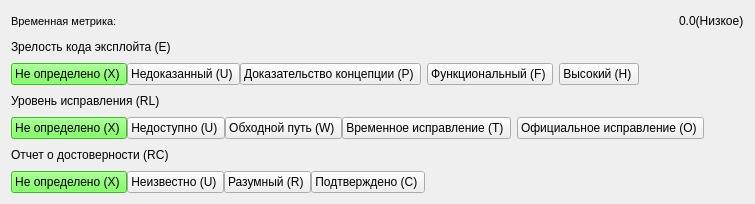
               <widget class="QWidget" name="widgetTemporalScore" native="true">
                <layout class="QVBoxLayout" name="verticalLayout_7">
                 <item>
                  <layout class="QHBoxLayout" name="horizontalLayout_54">
                   <item>
                    <widget class="QLabel" name="label_27">
                     <property name="font">
                      <font>
                       <family>MS Shell Dlg 2</family>
                       <pointsize>8</pointsize>
                       <weight>9</weight>
                       <italic>false</italic>
                       <bold>false</bold>
                      </font>
                     </property>
                     <property name="lineWidth">
                      <number>1</number>
                     </property>
                     <property name="text">
                      <string>Временная метрика:</string>
                     </property>
                     <property name="textFormat">
                      <enum>Qt::AutoText</enum>
                     </property>
                    </widget>
                   </item>
                   <item>
                    <spacer name="horizontalSpacer_29">
                     <property name="orientation">
                      <enum>Qt::Horizontal</enum>
                     </property>
                     <property name="sizeHint" stdset="0">
                      <size>
                       <width>40</width>
                       <height>20</height>
                      </size>
                     </property>
                    </spacer>
                   </item>
                   <item>
                    <widget class="QLabel" name="labelUnputTamporal">
                     <property name="text">
                      <string>0.0(Низкое)</string>
                     </property>
                    </widget>
                   </item>
                  </layout>
                 </item>
                 <item>
                  <layout class="QHBoxLayout" name="horizontalLayout_45">
                   <item>
                    <widget class="QLabel" name="label_22">
                     <property name="text">
                      <string>Зрелость кода эксплойта (E)</string>
                     </property>
                    </widget>
                   </item>
                   <item>
                    <spacer name="horizontalSpacer_24">
                     <property name="orientation">
                      <enum>Qt::Horizontal</enum>
                     </property>
                     <property name="sizeHint" stdset="0">
                      <size>
                       <width>40</width>
                       <height>20</height>
                      </size>
                     </property>
                    </spacer>
                   </item>
                  </layout>
                 </item>
                 <item>
                  <layout class="QHBoxLayout" name="horizontalLayout_46">
                   <item>
                    <layout class="QHBoxLayout" name="horizontalLayout_47">
                     <property name="spacing">
                      <number>0</number>
                     </property>
                     <item>
                      <widget class="QPushButton" name="temporalEXBtn">
                       <property name="sizePolicy">
                        <sizepolicy hsizetype="Fixed" vsizetype="Fixed">
                         <horstretch>0</horstretch>
                         <verstretch>0</verstretch>
                        </sizepolicy>
                       </property>
                       <property name="styleSheet">
                        <string notr="true">background-color: rgb(92, 255, 56);</string>
                       </property>
                       <property name="text">
                        <string>Не определено (Х) </string>
                       </property>
                      </widget>
                     </item>
                     <item>
                      <widget class="QPushButton" name="temporalEUBtn">
                       <property name="sizePolicy">
                        <sizepolicy hsizetype="Fixed" vsizetype="Fixed">
                         <horstretch>0</horstretch>
                         <verstretch>0</verstretch>
                        </sizepolicy>
                       </property>
                       <property name="text">
                        <string>Недоказанный (U) </string>
                       </property>
                      </widget>
                     </item>
                     <item>
                      <widget class="QPushButton" name="temporalEPBtn">
                       <property name="sizePolicy">
                        <sizepolicy hsizetype="Fixed" vsizetype="Fixed">
                         <horstretch>0</horstretch>
                         <verstretch>0</verstretch>
                        </sizepolicy>
                       </property>
                       <property name="text">
                        <string>Доказательство концепции (P) </string>
                       </property>
                      </widget>
                     </item>
                    </layout>
                   </item>
                   <item>
                    <widget class="QPushButton" name="temporalEFBtn">
                     <property name="text">
                      <string>Функциональный (F) </string>
                     </property>
                    </widget>
                   </item>
                   <item>
                    <widget class="QPushButton" name="temporalEHBtn">
                     <property name="text">
                      <string>Высокий (Н) </string>
                     </property>
                    </widget>
                   </item>
                   <item>
                    <spacer name="horizontalSpacer_8">
                     <property name="orientation">
                      <enum>Qt::Horizontal</enum>
                     </property>
                     <property name="sizeHint" stdset="0">
                      <size>
                       <width>40</width>
                       <height>20</height>
                      </size>
                     </property>
                    </spacer>
                   </item>
                  </layout>
                 </item>
                 <item>
                  <layout class="QHBoxLayout" name="horizontalLayout_44">
                   <item>
                    <widget class="QLabel" name="label_20">
                     <property name="text">
                      <string>Уровень исправления (RL)</string>
                     </property>
                    </widget>
                   </item>
                   <item>
                    <spacer name="horizontalSpacer_22">
                     <property name="orientation">
                      <enum>Qt::Horizontal</enum>
                     </property>
                     <property name="sizeHint" stdset="0">
                      <size>
                       <width>40</width>
                       <height>20</height>
                      </size>
                     </property>
                    </spacer>
                   </item>
                  </layout>
                 </item>
                 <item>
                  <layout class="QHBoxLayout" name="horizontalLayout_38">
                   <item>
                    <layout class="QHBoxLayout" name="horizontalLayout_39">
                     <property name="spacing">
                      <number>0</number>
                     </property>
                     <item>
                      <widget class="QPushButton" name="temporalRlXBtn">
                       <property name="sizePolicy">
                        <sizepolicy hsizetype="Fixed" vsizetype="Fixed">
                         <horstretch>0</horstretch>
                         <verstretch>0</verstretch>
                        </sizepolicy>
                       </property>
                       <property name="styleSheet">
                        <string notr="true">background-color: rgb(92, 255, 56);</string>
                       </property>
                       <property name="text">
                        <string>Не определено (Х) </string>
                       </property>
                      </widget>
                     </item>
                     <item>
                      <widget class="QPushButton" name="temporalRlUBtn">
                       <property name="sizePolicy">
                        <sizepolicy hsizetype="Fixed" vsizetype="Fixed">
                         <horstretch>0</horstretch>
                         <verstretch>0</verstretch>
                        </sizepolicy>
                       </property>
                       <property name="text">
                        <string>Недоступно (U) </string>
                       </property>
                      </widget>
                     </item>
                     <item>
                      <widget class="QPushButton" name="temporalRlWBtn">
                       <property name="sizePolicy">
                        <sizepolicy hsizetype="Fixed" vsizetype="Fixed">
                         <horstretch>0</horstretch>
                         <verstretch>0</verstretch>
                        </sizepolicy>
                       </property>
                       <property name="text">
                        <string>Обходной путь (W) </string>
                       </property>
                      </widget>
                     </item>
                     <item>
                      <widget class="QPushButton" name="temporalRlTBtn">
                       <property name="sizePolicy">
                        <sizepolicy hsizetype="Fixed" vsizetype="Fixed">
                         <horstretch>0</horstretch>
                         <verstretch>0</verstretch>
                        </sizepolicy>
                       </property>
                       <property name="text">
                        <string>Временное исправление (T) </string>
                       </property>
                      </widget>
                     </item>
                    </layout>
                   </item>
                   <item>
                    <widget class="QPushButton" name="temporalRlOBtn">
                     <property name="text">
                      <string>Официальное исправление (O) </string>
                     </property>
                    </widget>
                   </item>
                   <item>
                    <spacer name="horizontalSpacer_9">
                     <property name="orientation">
                      <enum>Qt::Horizontal</enum>
                     </property>
                     <property name="sizeHint" stdset="0">
                      <size>
                       <width>40</width>
                       <height>20</height>
                      </size>
                     </property>
                    </spacer>
                   </item>
                  </layout>
                 </item>
                 <item>
                  <layout class="QHBoxLayout" name="horizontalLayout_49">
                   <item>
                    <widget class="QLabel" name="label_24">
                     <property name="text">
                      <string>Отчет о достоверности (RC)</string>
                     </property>
                    </widget>
                   </item>
                   <item>
                    <spacer name="horizontalSpacer_26">
                     <property name="orientation">
                      <enum>Qt::Horizontal</enum>
                     </property>
                     <property name="sizeHint" stdset="0">
                      <size>
                       <width>40</width>
                       <height>20</height>
                      </size>
                     </property>
                    </spacer>
                   </item>
                  </layout>
                 </item>
                 <item>
                  <layout class="QHBoxLayout" name="horizontalLayout_50">
                   <item>
                    <layout class="QHBoxLayout" name="horizontalLayout_51">
                     <property name="spacing">
                      <number>0</number>
                     </property>
                     <item>
                      <widget class="QPushButton" name="temporalRcXBtn">
                       <property name="sizePolicy">
                        <sizepolicy hsizetype="Fixed" vsizetype="Fixed">
                         <horstretch>0</horstretch>
                         <verstretch>0</verstretch>
                        </sizepolicy>
                       </property>
                       <property name="styleSheet">
                        <string notr="true">background-color: rgb(92, 255, 56);</string>
                       </property>
                       <property name="text">
                        <string>Не определено (Х) </string>
                       </property>
                      </widget>
                     </item>
                     <item>
                      <widget class="QPushButton" name="temporalRcUBtn">
                       <property name="sizePolicy">
                        <sizepolicy hsizetype="Fixed" vsizetype="Fixed">
                         <horstretch>0</horstretch>
                         <verstretch>0</verstretch>
                        </sizepolicy>
                       </property>
                       <property name="text">
                        <string>Неизвестно (U) </string>
                       </property>
                      </widget>
                     </item>
                     <item>
                      <widget class="QPushButton" name="temporalRcRBtn">
                       <property name="sizePolicy">
                        <sizepolicy hsizetype="Fixed" vsizetype="Fixed">
                         <horstretch>0</horstretch>
                         <verstretch>0</verstretch>
                        </sizepolicy>
                       </property>
                       <property name="text">
                        <string>Разумный (R) </string>
                       </property>
                      </widget>
                     </item>
                     <item>
                      <widget class="QPushButton" name="temporalRcCBtn">
                       <property name="sizePolicy">
                        <sizepolicy hsizetype="Fixed" vsizetype="Fixed">
                         <horstretch>0</horstretch>
                         <verstretch>0</verstretch>
                        </sizepolicy>
                       </property>
                       <property name="text">
                        <string>Подтверждено (С) </string>
                       </property>
                      </widget>
                     </item>
                     <item>
                      <spacer name="horizontalSpacer_16">
                       <property name="orientation">
                        <enum>Qt::Horizontal</enum>
                       </property>
                       <property name="sizeHint" stdset="0">
                        <size>
                         <width>40</width>
                         <height>20</height>
                        </size>
                       </property>
                      </spacer>
                     </item>
                    </layout>
                   </item>
                  </layout>
                 </item>
                 <item>
                  <layout class="QHBoxLayout" name="horizontalLayout_41"/>
                 </item>
                </layout>
               </widget>
